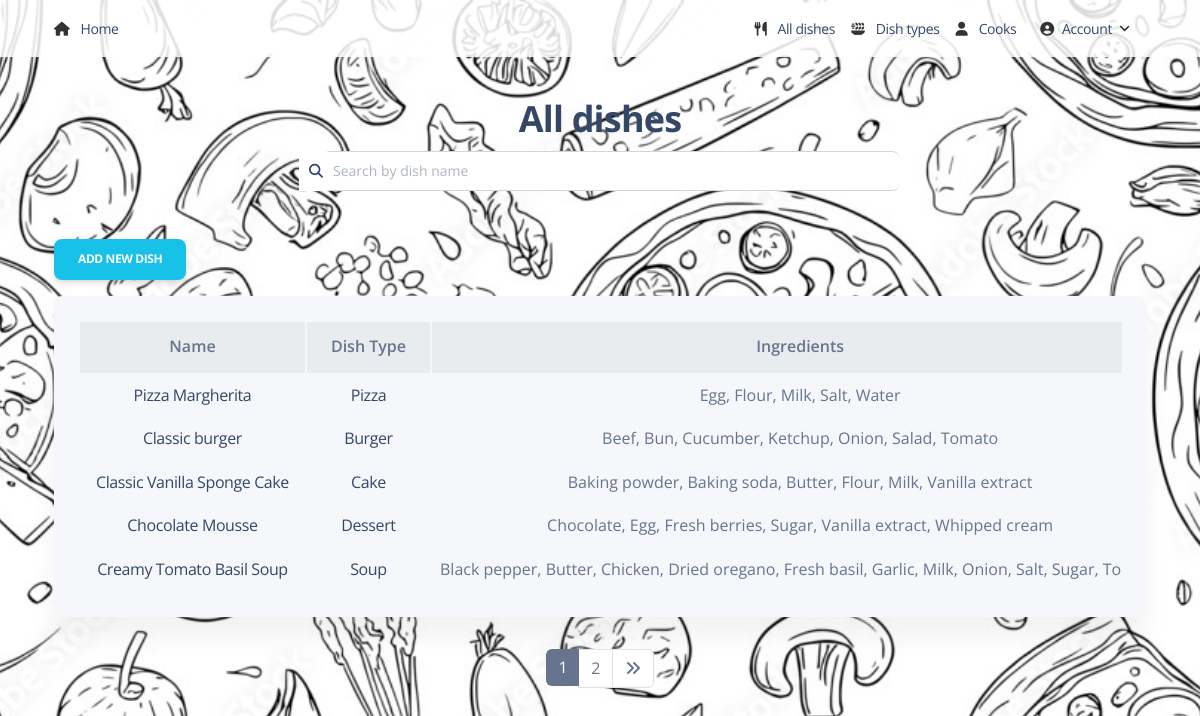
Page /dishes/ (signed in) on the committed database.
### kitchen/models.py (models this page shows, shortened)
class Dish(models.Model):
    name = models.CharField(
        max_length=69,
        unique=True,
        validators=[
            RegexValidator(
                regex=r'^[a-zA-Z\s\-]+$',
                message="The name can only contain letters, spaces and dashes."
            )
        ]
    )
    description = models.TextField()
    price = models.DecimalField(max_digits=5, decimal_places=2)
    dish_type = models.ForeignKey(DishType, on_delete=models.CASCADE)
    cooks = models.ManyToManyField(Cook, related_name="dishes")
    ingredients = models.ManyToManyField("Ingredient", related_name="dishes")
    class Meta:
        verbose_name = "Dish"
        verbose_name_plural = "Dishes"

class DishType(models.Model):
    name = models.CharField(max_length=69, unique=True)
    country = models.CharField(max_length=69, unique=False, blank=True, default="-")
    class Meta:
        ordering = ["name"]

class Ingredient(models.Model):
    name = models.CharField(max_length=255, unique=True)
    class Meta:
        ordering = ["name"]
    def __str__(self):
        return self.name

### kitchen/views.py (the view)
# urls.py: path("dishes/", DishListView.as_view(), name="dish-list"),
class DishListView(LoginRequiredMixin, generic.ListView):
    model = Dish
    paginate_by = 5
    queryset = Dish.objects.select_related("dish_type")
    def get_context_data(self, **kwargs):
        context = super(DishListView, self).get_context_data(**kwargs)
        name = self.request.GET.get("name", "")
        context["search_form"] = DishNameSearchForm(
            initial={"name": name}
        )
        return context
    def get_queryset(self):
        queryset = super().get_queryset()
        form = DishNameSearchForm(self.request.GET)
        if form.is_valid():
            queryset = queryset.filter(
                name__icontains=form.cleaned_data["name"]
            )
        return queryset

### kitchen/forms.py
class DishNameSearchForm(forms.Form):
    name = forms.CharField(
        max_length=55,
        required=False,
        label="",
        widget=forms.TextInput(attrs={"placeholder": "Search by dish name"}),
    )

### kitchen/templatetags/query_transform.py (called while the page is built)
@register.simple_tag
def query_transform(request, **kwargs):
    updated = request.GET.copy()
    for key, value in kwargs.items():
        if value is not None:
            updated[key] = value
        else:
            updated.pop(key, 0)
    return updated. urlencode()

### templates/kitchen/dish_list.html (shortened to what this page needs)
{% extends "base.html" %}
{% load static %}
{% block content %}
<div class="container mt-5">
  <h2 class="text-center mt-7 text-black">All dishes</h2>
  <form method="get" action="" class="form-inline mb-5">
    <div class="input-group" style="max-width: 600px; margin: auto;">
      <input type="search" class="form-control text-black"
             placeholder="Search by dish name" aria-label="Search"
             aria-describedby="search-addon" name="name"
             value="{{ request.GET.name|default:'' }}"
             style="padding-left: 30px;">
      <button class="input-group-text border-0" id="search-addon" type="submit">
        <i class="fas fa-search"></i>
      </button>
    </div>
  </form>
  <a href="{% url 'kitchen:dish-create' %}" class="btn btn-info mb-3">
    Add new dish
  </a>
  {% if object_list %}
  <div class="card shadow-2-strong" style="background-color: #f5f7fa; border-radius: 0.5rem;">
    <div class="card-body">
      <div class="table-responsive">
        <table class="table table-borderless mb-0 text-center align-middle">
          <thead class="bg-light">
            <tr>
              <th>Name</th>
              <th>Dish type</th>
              <th>Ingredients</th>
            </tr>
          </thead>
          <tbody class="table">
            {% for dish in object_list %}
            <tr>
              <td>
                <a href="{% url 'kitchen:dish-detail' dish.pk %}">{{ dish.name }}</a>
              </td>
              <td>
                <a href="{% url 'kitchen:dish-type-detail' dish.dish_type.id %}">{{ dish.dish_type.name }}</a>
              </td>
              <td>{{ dish.ingredients.all|join:", " }}</td>
            </tr>
            {% endfor %}
          </tbody>
        </table>
      </div>
  </div>
  {% else %}
  <p>Dish not found.</p>
  {% endif %}
  </div>
</div>
{% endblock %}

### rows in the picture
Dish: name "Pizza Margherita", dish_type.name "Pizza", ingredients.all "Egg, Flour, Milk, Salt, Water"
Dish: name "Classic burger", dish_type.name "Burger", ingredients.all "Beef, Bun, Cucumber, Ketchup, Onion, Salad, Tomato"
Dish: name "Classic Vanilla Sponge Cake", dish_type.name "Cake", ingredients.all "Baking powder, Baking soda, Butter, Flour, Milk, Vanilla extract"
Dish: name "Chocolate Mousse", dish_type.name "Dessert", ingredients.all "Chocolate, Egg, Fresh berries, Sugar, Vanilla extract, Whipped cream"
Dish: name "Creamy Tomato Basil Soup", dish_type.name "Soup", ingredients.all "Black pepper, Butter, Chicken, Dried oregano, Fresh basil, Garlic, Milk, Onion, Salt, Sugar,…"

### other values in the picture
{{ num }} "1"
{{ num }} "2"
